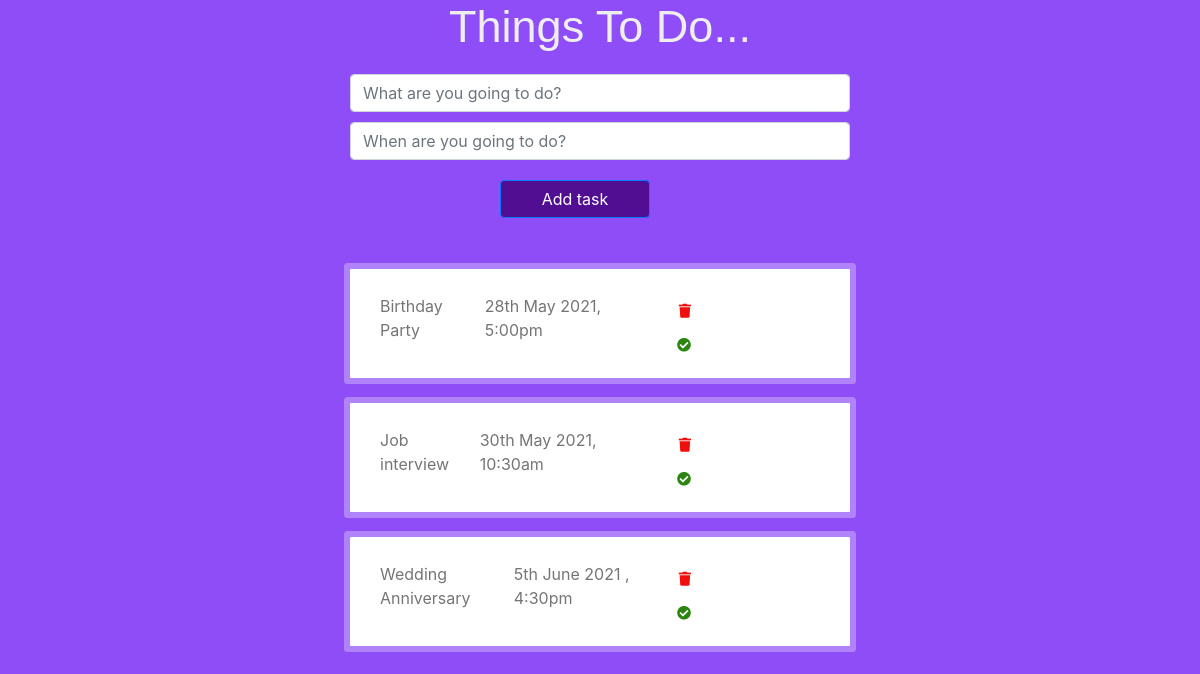
The page /todo/tasks/ on the database as committed earlier.
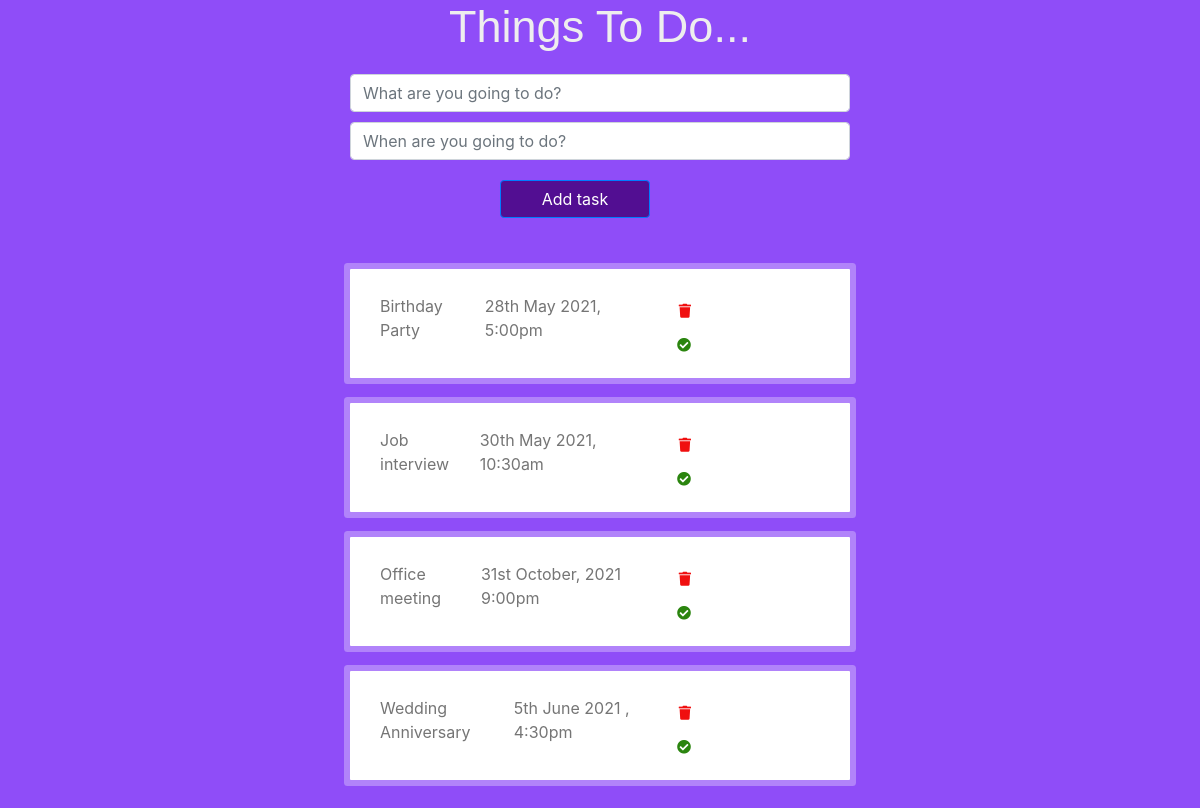
The same page on the database as committed later.
### todo/models.py (models this page shows)
class Task(models.Model):
    task_name = models.CharField(max_length=200,null=True,blank=True)
    task_date = models.CharField(max_length=100,null=True,blank=True)

### todo/views.py (the view)
# urls.py: path('tasks/', views.tasks, name='tasks'),
def tasks(request):
    task_text = request.POST.get("task_text")
    task_time = request.POST.get("task_time")
    if(task_text and task_time != None):
        task = Task(task_name=task_text, task_date=task_time)
        task.save()
    todo_list = Task.objects.order_by('task_name')
    context = {'todo_list': todo_list}
    return render(request, 'todo/tasks.html', context)

### todo/templates/todo/tasks.html (shortened to what this page needs)
<html>
  {% load static %}
  <head>
    <link rel="stylesheet" href="https://cdnjs.cloudflare.com/ajax/libs/font-awesome/5.15.3/css/all.min.css" />
    <link rel="stylesheet" href="https://maxcdn.bootstrapcdn.com/bootstrap/4.0.0/css/bootstrap.min.css">
    <link rel="stylesheet" href="{%  static  'css/style.css'  %}" >
  </head>
  <div class="row">
    <div class="col-md-12">
      <h2>Things To Do...</h2>
      <div class="main-todo-input-wrap">
            <form action = "" method = "POST">
              <input type="text" class="form-control todo-task" name="task_text" id="exampleInputEmail1" placeholder="What are you going to do?">
              <input type="text" class="form-control todo-task" name="task_time" id="exampleInputEmail2" placeholder="When are you going to do?">
            <button id="submit" type="submit" class=" add-task btn btn-primary">Add task</button>
        </form>
      </div>
    </div>
  </div>
  <div class="row">
    <div class="col-md-12">
      {% if todo_list %}
      <div class="main-todo-input-wrap">
        {% for task in todo_list %}
        <div class="main-todo-input fl-wrap">
          <ul id="list-items">
            <div class="todo-listing">
              <li class="todo-text">{{ task.task_name }}</li><li class="todo-text">{{ task.task_date }}</li><a href="#"><i id="{{task.id}}" name="remove" class="fas fa-trash remove"></i><i class="fas fa-check-circle taskcheck"></i></a>
            </div>
          </ul>
        </div>
          {% endfor %}
      </div>
      {% endif %}
    </div>
  </div>
</html>

Rows that differ between the two databases and show on the page:
added Task: task_name "Office meeting", task_date "31st October, 2021 9:00pm"
